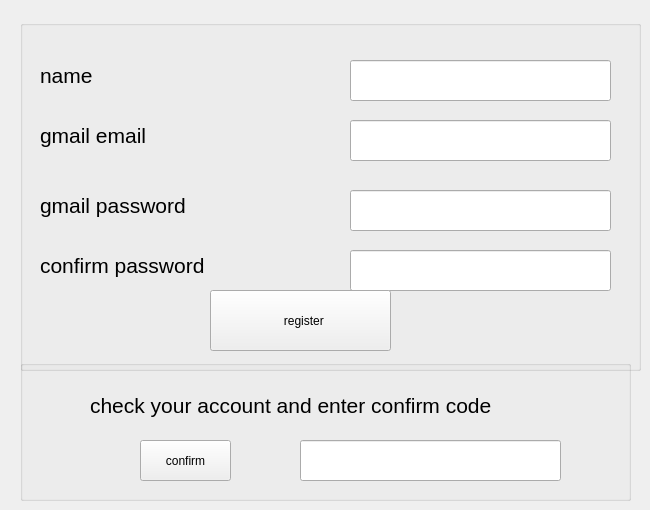
    <widget class="QWidget" name="tab">
     <attribute name="title">
      <string>register</string>
     </attribute>
     <widget class="QGroupBox" name="groupBox_3">
      <property name="geometry">
       <rect>
        <x>20</x>
        <y>20</y>
        <width>621</width>
        <height>351</height>
       </rect>
      </property>
      <property name="title">
       <string/>
      </property>
      <widget class="QLineEdit" name="lineEdit_1">
       <property name="geometry">
        <rect>
         <x>330</x>
         <y>40</y>
         <width>261</width>
         <height>41</height>
        </rect>
       </property>
       <property name="text">
        <string/>
       </property>
      </widget>
      <widget class="QLineEdit" name="lineEdit_4">
       <property name="geometry">
        <rect>
         <x>330</x>
         <y>230</y>
         <width>261</width>
         <height>41</height>
        </rect>
       </property>
       <property name="echoMode">
        <enum>QLineEdit::Password</enum>
       </property>
      </widget>
      <widget class="QLineEdit" name="lineEdit_2">
       <property name="geometry">
        <rect>
         <x>330</x>
         <y>100</y>
         <width>261</width>
         <height>41</height>
        </rect>
       </property>
       <property name="text">
        <string/>
       </property>
      </widget>
      <widget class="QLineEdit" name="lineEdit_3">
       <property name="geometry">
        <rect>
         <x>330</x>
         <y>170</y>
         <width>261</width>
         <height>41</height>
        </rect>
       </property>
       <property name="echoMode">
        <enum>QLineEdit::Password</enum>
       </property>
      </widget>
      <widget class="QPushButton" name="pushButton">
       <property name="geometry">
        <rect>
         <x>190</x>
         <y>270</y>
         <width>181</width>
         <height>61</height>
        </rect>
       </property>
       <property name="text">
        <string>  register</string>
       </property>
       <property name="icon">
        <iconset>
         <normaloff>photo/register.png</normaloff>photo/register.png</iconset>
       </property>
       <property name="iconSize">
        <size>
         <width>50</width>
         <height>50</height>
        </size>
       </property>
      </widget>
      <widget class="QLabel" name="label_9">
       <property name="geometry">
        <rect>
         <x>20</x>
         <y>40</y>
         <width>91</width>
         <height>31</height>
        </rect>
       </property>
       <property name="font">
        <font>
         <pointsize>16</pointsize>
        </font>
       </property>
       <property name="text">
        <string>name</string>
       </property>
      </widget>
      <widget class="QLabel" name="label_10">
       <property name="geometry">
        <rect>
         <x>20</x>
         <y>100</y>
         <width>121</width>
         <height>31</height>
        </rect>
       </property>
       <property name="font">
        <font>
         <pointsize>16</pointsize>
        </font>
       </property>
       <property name="text">
        <string>gmail email</string>
       </property>
      </widget>
      <widget class="QLabel" name="label_11">
       <property name="geometry">
        <rect>
         <x>20</x>
         <y>170</y>
         <width>171</width>
         <height>31</height>
        </rect>
       </property>
       <property name="font">
        <font>
         <pointsize>16</pointsize>
        </font>
       </property>
       <property name="text">
        <string>gmail password</string>
       </property>
      </widget>
      <widget class="QLabel" name="label_12">
       <property name="geometry">
        <rect>
         <x>20</x>
         <y>230</y>
         <width>181</width>
         <height>31</height>
        </rect>
       </property>
       <property name="font">
        <font>
         <pointsize>16</pointsize>
        </font>
       </property>
       <property name="text">
        <string>confirm password</string>
       </property>
      </widget>
      <widget class="QLabel" name="label">
       <property name="geometry">
        <rect>
         <x>90</x>
         <y>40</y>
         <width>71</width>
         <height>31</height>
        </rect>
       </property>
       <property name="text">
        <string/>
       </property>
       <property name="pixmap">
        <pixmap>photo/name.png</pixmap>
       </property>
      </widget>
      <widget class="QLabel" name="label_2">
       <property name="geometry">
        <rect>
         <x>140</x>
         <y>100</y>
         <width>47</width>
         <height>31</height>
        </rect>
       </property>
       <property name="text">
        <string/>
       </property>
       <property name="pixmap">
        <pixmap>photo/gmail (1).png</pixmap>
       </property>
      </widget>
      <widget class="QLabel" name="label_3">
       <property name="geometry">
        <rect>
         <x>180</x>
         <y>160</y>
         <width>47</width>
         <height>41</height>
        </rect>
       </property>
       <property name="text">
        <string/>
       </property>
       <property name="pixmap">
        <pixmap>photo/lock.png</pixmap>
       </property>
      </widget>
      <widget class="QLabel" name="label_4">
       <property name="geometry">
        <rect>
         <x>190</x>
         <y>220</y>
         <width>47</width>
         <height>41</height>
        </rect>
       </property>
       <property name="text">
        <string/>
       </property>
       <property name="pixmap">
        <pixmap>photo/lock.png</pixmap>
       </property>
      </widget>
     </widget>
     <widget class="QGroupBox" name="groupBox_4">
      <property name="geometry">
       <rect>
        <x>20</x>
        <y>360</y>
        <width>611</width>
        <height>141</height>
       </rect>
      </property>
      <property name="title">
       <string/>
      </property>
      <widget class="QLineEdit" name="lineEdit_5">
       <property name="geometry">
        <rect>
         <x>280</x>
         <y>80</y>
         <width>261</width>
         <height>41</height>
        </rect>
       </property>
       <property name="text">
        <string/>
       </property>
      </widget>
      <widget class="QPushButton" name="pushButton_5">
       <property name="geometry">
        <rect>
         <x>120</x>
         <y>80</y>
         <width>91</width>
         <height>41</height>
        </rect>
       </property>
       <property name="text">
        <string>confirm</string>
       </property>
      </widget>
      <widget class="QLabel" name="label_15">
       <property name="geometry">
        <rect>
         <x>70</x>
         <y>30</y>
         <width>451</width>
         <height>31</height>
        </rect>
       </property>
       <property name="font">
        <font>
         <pointsize>16</pointsize>
        </font>
       </property>
       <property name="text">
        <string>check your account and enter confirm code</string>
       </property>
      </widget>
     </widget>
    </widget>
